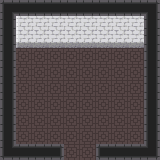

This game map was drawn from its Tiled (.tmx) file and the tilesets committed beside it. A one-line description and the full map source follow:
An orthogonal 10x10 tile map with 16x16 px tiles, 4 tile layers (Floor1, Floor2, Decorations1, Decorations2), 1 hidden layer not drawn, 3 tilesets.

<map version="1.2" tiledversion="1.2.4" orientation="orthogonal" renderorder="right-down" width="10" height="10" tilewidth="16" tileheight="16" infinite="0" nextlayerid="8" nextobjectid="1">
 <tileset firstgid="1" name="pipo" tilewidth="16" tileheight="16" tilecount="1992" columns="8">
  <image source="tiles/pipo.png" width="128" height="3984" />
 </tileset>
 <tileset firstgid="1993" name="collision" tilewidth="16" tileheight="16" tilecount="64" columns="8">
  <image source="collision.png" width="128" height="128" />
 </tileset>
 <tileset firstgid="2057" name="[A]Wall-Up_Dungeon1_pipo" tilewidth="16" tileheight="16" tilecount="48" columns="8">
  <image source="tiles/ground/[A]Wall-Up_Dungeon1_pipo.png" width="128" height="96" />
 </tileset>
 <layer id="1" name="Floor1" width="10" height="10">
  <data encoding="csv">
2065,2059,2059,2059,2059,2059,2059,2059,2059,2066,
2069,417,418,418,418,418,418,418,418,2069,
2069,425,426,426,426,426,426,426,426,2069,
2069,326,326,326,326,326,326,326,326,2069,
2069,326,326,326,326,326,326,326,326,2069,
2069,326,326,326,326,326,326,326,326,2069,
2069,326,326,326,326,326,326,326,326,2069,
2069,326,326,326,326,326,326,326,326,2069,
2069,326,326,326,326,326,326,326,326,2069,
2073,2059,2059,2060,326,326,2058,2059,2059,2074
</data>
 </layer>
 <layer id="2" name="Floor2" width="10" height="10">
  <data encoding="csv">
0,0,0,0,0,0,0,0,0,0,
0,0,0,0,0,0,0,0,0,0,
0,0,0,0,0,0,0,0,0,0,
0,0,0,0,0,0,0,0,0,0,
0,0,0,0,0,0,0,0,0,0,
0,0,0,0,0,0,0,0,0,0,
0,0,0,0,0,0,0,0,0,0,
0,0,0,0,0,0,0,0,0,0,
0,0,0,0,0,0,0,0,0,0,
0,0,0,0,0,0,0,0,0,0
</data>
 </layer>
 <layer id="3" name="Decorations1" width="10" height="10">
  <data encoding="csv">
0,0,0,0,0,0,0,0,0,0,
0,0,0,0,0,0,0,0,0,0,
0,0,0,0,0,0,0,0,0,0,
0,0,0,0,0,0,0,0,0,0,
0,0,0,0,0,0,0,0,0,0,
0,0,0,0,0,0,0,0,0,0,
0,0,0,0,0,0,0,0,0,0,
0,0,0,0,0,0,0,0,0,0,
0,0,0,0,0,0,0,0,0,0,
0,0,0,0,0,0,0,0,0,0
</data>
 </layer>
 <layer id="4" name="Decorations2" width="10" height="10">
  <data encoding="csv">
0,0,0,0,0,0,0,0,0,0,
0,0,0,0,0,0,0,0,0,0,
0,0,0,0,0,0,0,0,0,0,
0,0,0,0,0,0,0,0,0,0,
0,0,0,0,0,0,0,0,0,0,
0,0,0,0,0,0,0,0,0,0,
0,0,0,0,0,0,0,0,0,0,
0,0,0,0,0,0,0,0,0,0,
0,0,0,0,0,0,0,0,0,0,
0,0,0,0,0,0,0,0,0,0
</data>
 </layer>
 <layer id="5" name="Collision" width="10" height="10" visible="0" opacity="0.33">
  <data encoding="csv">
1993,1993,1993,1993,1993,1993,1993,1993,1993,1993,
1993,1993,1993,1993,1993,1993,1993,1993,1993,1993,
1993,1993,1993,1993,1993,1993,1993,1993,1993,1993,
1993,0,0,0,0,0,0,0,0,1993,
1993,0,0,0,0,0,0,0,0,1993,
1993,0,0,0,0,0,0,0,0,1993,
1993,0,0,0,0,0,0,0,0,1993,
1993,0,0,0,0,0,0,0,0,1993,
1993,0,0,0,0,0,0,0,0,1993,
1993,1993,1993,1993,0,0,1993,1993,1993,1993
</data>
 </layer>
</map>
